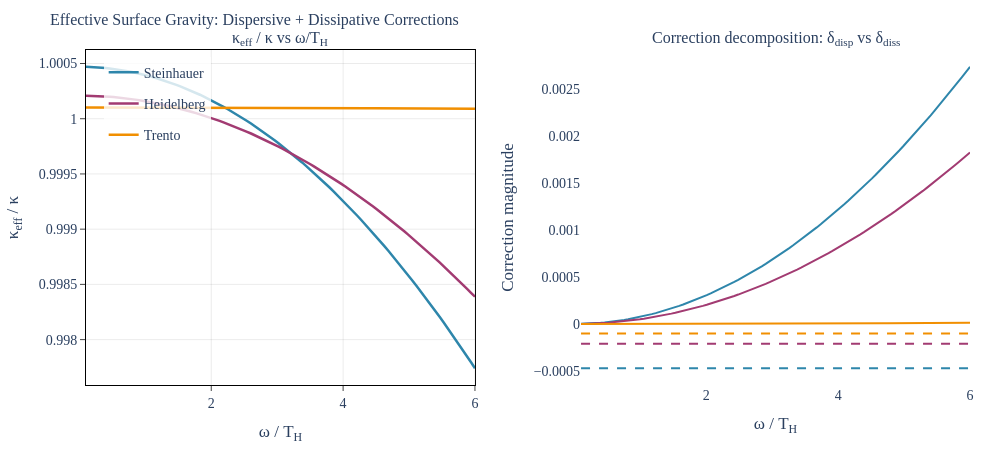

The cell this chart's notebook holds for it:
### Markdown cell above
## 2. Effective Surface Gravity

The exact WKB connection formula yields a frequency-dependent effective surface gravity:

$$\kappa_{\text{eff}}(\omega) = \frac{\kappa}{1 + \delta_{\text{total}}(\omega)}, \qquad \delta_{\text{total}} = \delta_{\text{disp}} + \delta_{\text{diss}}(\omega)$$

where:
- **Dispersive correction**: $\delta_{\text{disp}} = -\frac{\pi}{6}\,D^2$ (frequency-independent, from the adiabaticity parameter $D = \kappa\xi/c_s$)
- **Dissipative correction**: $\delta_{\text{diss}}(\omega) = \Gamma_H(\omega)/\kappa$ (frequency-dependent, from SK-EFT transport)

The ratio $\kappa_{\text{eff}}/\kappa$ encodes the full modification of the Hawking temperature.

Lean theorem: `effective_kappa_positive` (WKBConnection.lean)

### Code cell
# viz-ref: fig_effective_surface_gravity

fig_keff = make_subplots(
    rows=1,
    cols=2,
    subplot_titles=(
        "\u03ba<sub>eff</sub> / \u03ba vs \u03c9/T<sub>H</sub>",
        "Correction decomposition: \u03b4<sub>disp</sub> vs \u03b4<sub>diss</sub>",
    ),
    horizontal_spacing=0.12,
)

for name, p in platforms.items():
    T_H = p.T_H
    omegas = np.linspace(0.1 * T_H, 6.0 * T_H, N_POINTS)
    keff_ratio = []
    delta_disp_vals = []
    delta_diss_vals = []

    for omega in omegas:
        esg = effective_surface_gravity(
            omega,
            p.kappa,
            p.c_s,
            p.xi,
            p.gamma_1,
            p.gamma_2,
            p.gamma_2_1,
            p.gamma_2_2,
        )
        keff_ratio.append(esg.kappa_eff / esg.kappa)
        delta_disp_vals.append(esg.delta_disp)
        delta_diss_vals.append(esg.delta_diss)

    # Left panel: kappa_eff / kappa
    fig_keff.add_trace(
        go.Scatter(
            x=omegas / T_H,
            y=keff_ratio,
            mode="lines",
            name=name,
            line=dict(color=platform_colors[name], width=2.5),
            legendgroup=name,
        ),
        row=1,
        col=1,
    )

    # Right panel: correction decomposition
    fig_keff.add_trace(
        go.Scatter(
            x=omegas / T_H,
            y=delta_diss_vals,
            mode="lines",
            name=f"{name} \u03b4<sub>diss</sub>",
            line=dict(color=platform_colors[name], width=2, dash="solid"),
            legendgroup=name,
            showlegend=False,
        ),
        row=1,
        col=2,
    )
    fig_keff.add_trace(
        go.Scatter(
            x=omegas / T_H,
            y=[delta_disp_vals[0]] * len(omegas),
            mode="lines",
            name=f"{name} \u03b4<sub>disp</sub>",
            line=dict(color=platform_colors[name], width=2, dash="dash"),
            legendgroup=name,
            showlegend=False,
        ),
        row=1,
        col=2,
    )

apply_layout(
    fig_keff,
    title=dict(
        text="Effective Surface Gravity: Dispersive + Dissipative Corrections",
        font=TITLE_FONT,
    ),
    width=1000,
    height=450,
    legend=dict(x=0.02, y=0.98, bgcolor="rgba(255,255,255,0.8)"),
)

fig_keff.update_xaxes(title_text="\u03c9 / T<sub>H</sub>", row=1, col=1)
fig_keff.update_xaxes(title_text="\u03c9 / T<sub>H</sub>", row=1, col=2)
fig_keff.update_yaxes(title_text="\u03ba<sub>eff</sub> / \u03ba", row=1, col=1)
fig_keff.update_yaxes(title_text="Correction magnitude", row=1, col=2)

fig_keff.show()
